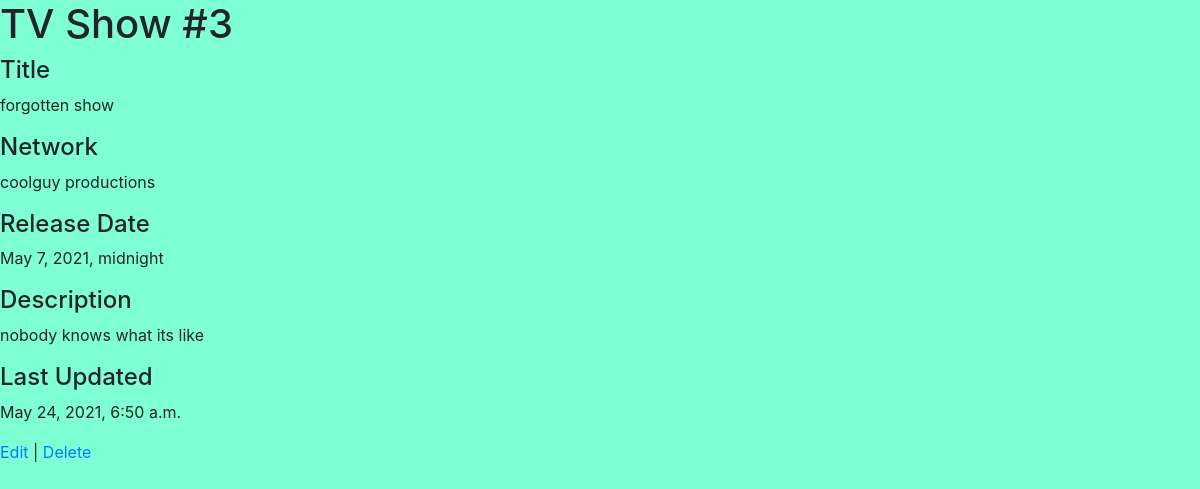
Screenshot of /shows/3 with the database file from the repository.
### Tv_shows_app/models.py (models this page shows)
class Show(models.Model):
    title = models.CharField(max_length=255)
    network = models.CharField(max_length=45)
    release_date = models.DateTimeField()
    description = models.CharField(max_length=255)
    created_at = models.DateTimeField(auto_now_add=True)
    updated_at = models.DateTimeField(auto_now=True)
    objects = ShowManager()

### Tv_shows_app/views.py (the view)
# urls.py: path('shows/<int:show_id>', views.show),
def show(request, show_id):
    one_show = Show.objects.get(id=show_id)
    context = {
        'show': one_show
    }
    return render(request, 'show.html', context)

### Tv_shows_app/templates/show.html (shortened to what this page needs)
<!DOCTYPE html>
<html lang="en">
<head>
    <link href="https://stackpath.bootstrapcdn.com/bootstrap/4.5.0/css/bootstrap.min.css" rel="stylesheet">
    {% load static %}
    <link rel="stylesheet" href="{% static 'css/style.css' %}">
</head>
<body>
    <h1>TV Show #{{ show.id}}</h1>
    <h4>Title</h4>
    <p>{{ show.title }}</p>
    <h4>Network</h4>
    <p>{{ show.network }}</p>
    <h4>Release Date</h4>
    <p>{{ show.release_date }}</p>
    <h4>Description</h4>
    <p>{{ show.description }}</p>
    <h4>Last Updated</h4>
    <p>{{ show.updated_at }}</p>
    <a href="/shows/{{ show.id }}/edit">Edit</a> | <a href="/shows/{{ show.id }}/delete">Delete</a>
</body>
</html>

### Tv_shows_app/static/css/style.css (style rules this page uses)
body { background-color: aquamarine; }

### rows the page displays
Show: id "3", title "forgotten show", network "coolguy productions", release_date "May 7, 2021, midnight", description "nobody knows what its like", updated_at "May 24, 2021, 6:50 a.m."
